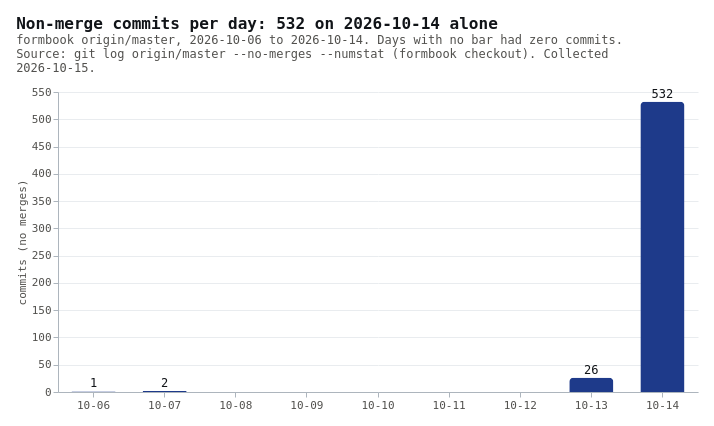

This figure's Vega-Lite source:
### Vega-Lite specification from a JSON file in a GitHub repository (floating-point values rounded to 4 significant figures)
{"$schema": "https://vega.github.io/schema/vega-lite/v6.json", "description": "Bar chart of non-merge commits per day on formbook master: 1 on Oct 6, 2 on Oct 7, none Oct 8 to 12, 26 on Oct 13, 532 on Oct 14.", "title": {"text": "Non-merge commits per day: 532 on 2026-10-14 alone", "subtitle": ["formbook origin/master, 2026-10-06 to 2026-10-14. Days with no bar had zero commits.", "Source: git log origin/master --no-merges --numstat (formbook checkout). Collected", "2026-10-15."]}, "width": 640, "height": 300, "config": {"background": "#ffffff", "padding": 16, "font": "IBM Plex Mono, ui-monospace, monospace", "view": {"stroke": null}, "title": {"anchor": "start", "fontSize": 16, "color": "#111418", "subtitleColor": "#52514e", "subtitleFontSize": 12, "offset": 12}, "axis": {"labelColor": "#52514e", "titleColor": "#52514e", "labelFontSize": 11, "titleFontSize": 11, "titleFontWeight": "normal", "domainColor": "#adb5bd", "tickColor": "#adb5bd", "gridColor": "#e9ecef"}, "legend": {"labelColor": "#52514e", "titleColor": "#52514e", "labelFontSize": 11, "titleFontSize": 11, "orient": "top", "direction": "horizontal"}}, "data": {"values": [{"day": "2026-10-06", "commits": 1}, {"day": "2026-10-07", "commits": 2}, {"day": "2026-10-08", "commits": 0}, {"day": "2026-10-09", "commits": 0}, {"day": "2026-10-10", "commits": 0}, {"day": "2026-10-11", "commits": 0}, {"day": "2026-10-12", "commits": 0}, {"day": "2026-10-13", "commits": 26}, {"day": "2026-10-14", "commits": 532}]}, "layer": [{"mark": {"type": "bar", "color": "#1e3a8a", "cornerRadiusTopLeft": 4, "cornerRadiusTopRight": 4, "width": 44}}, {"mark": {"type": "text", "dy": -8, "color": "#111418", "fontSize": 12}, "transform": [{"filter": "datum.commits > 0"}], "encoding": {"text": {"field": "commits", "type": "quantitative"}}}], "encoding": {"x": {"field": "day", "type": "ordinal", "title": null, "axis": {"labelAngle": 0, "labelExpr": "slice(datum.value, 5)"}}, "y": {"field": "commits", "type": "quantitative", "title": "commits (no merges)"}}}
